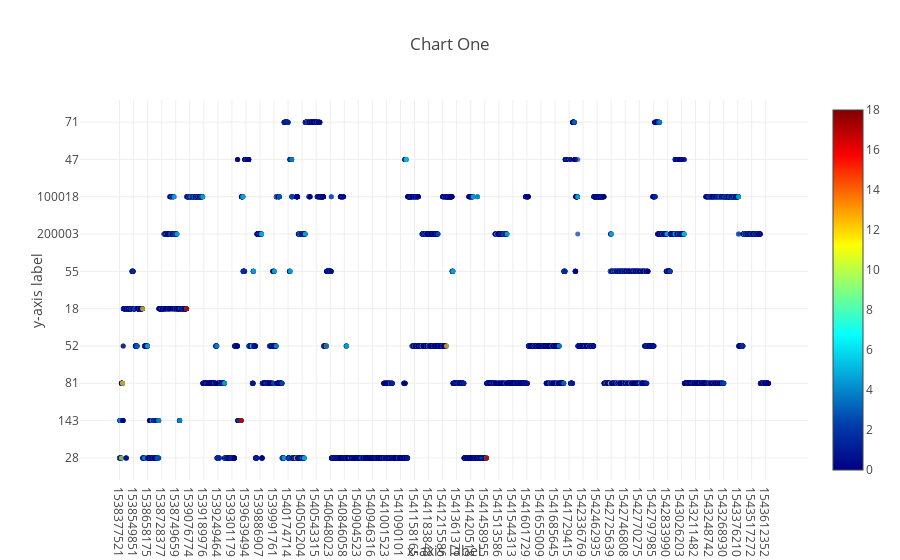

Source (notebook cell):
### Code cell
graph_one = [
    go.Scatter(
        x = x,
        y = y,
        mode = 'markers',
        marker = dict(
            size = 5,
            color = z,
            colorscale = 'Jet',
            showscale = True,
            opacity = 0.7,
        ),
        text = text,
        hoverinfo = 'text',
    )
]

layout_one = dict(title = 'Chart One',
            xaxis = dict(title = 'x-axis label',
                        ticks='', 
                        type='category'),
            yaxis = dict(title = 'y-axis label',
                        ticks='',
                        type='category'),
            )
fig = go.Figure(data=graph_one, layout=layout_one)

iplot(fig)

### Figure 1 — Plotly figure (JSON) as saved in the notebook; plotly's stock layout.template omitted (floating-point values rounded to 4 significant figures; data arrays with more than 128 entries replaced by an {"elided": "..."} marker saying what was removed)
{"data": [{"hoverinfo": "text", "marker": {"color": {"elided": "9475 int values"}, "colorscale": "Jet", "opacity": 0.7, "showscale": true, "size": 5}, "mode": "markers", "text": {"elided": "9475 str values"}, "type": "scatter", "uid": "0d9ff288-8d1f-4dc3-ac77-cc0da2b44172", "x": {"elided": "9475 int values"}, "y": {"elided": "9475 str values"}}], "layout": {"title": {"text": "Chart One"}, "xaxis": {"ticks": "", "title": {"text": "x-axis label"}, "type": "category"}, "yaxis": {"ticks": "", "title": {"text": "y-axis label"}, "type": "category"}}}
